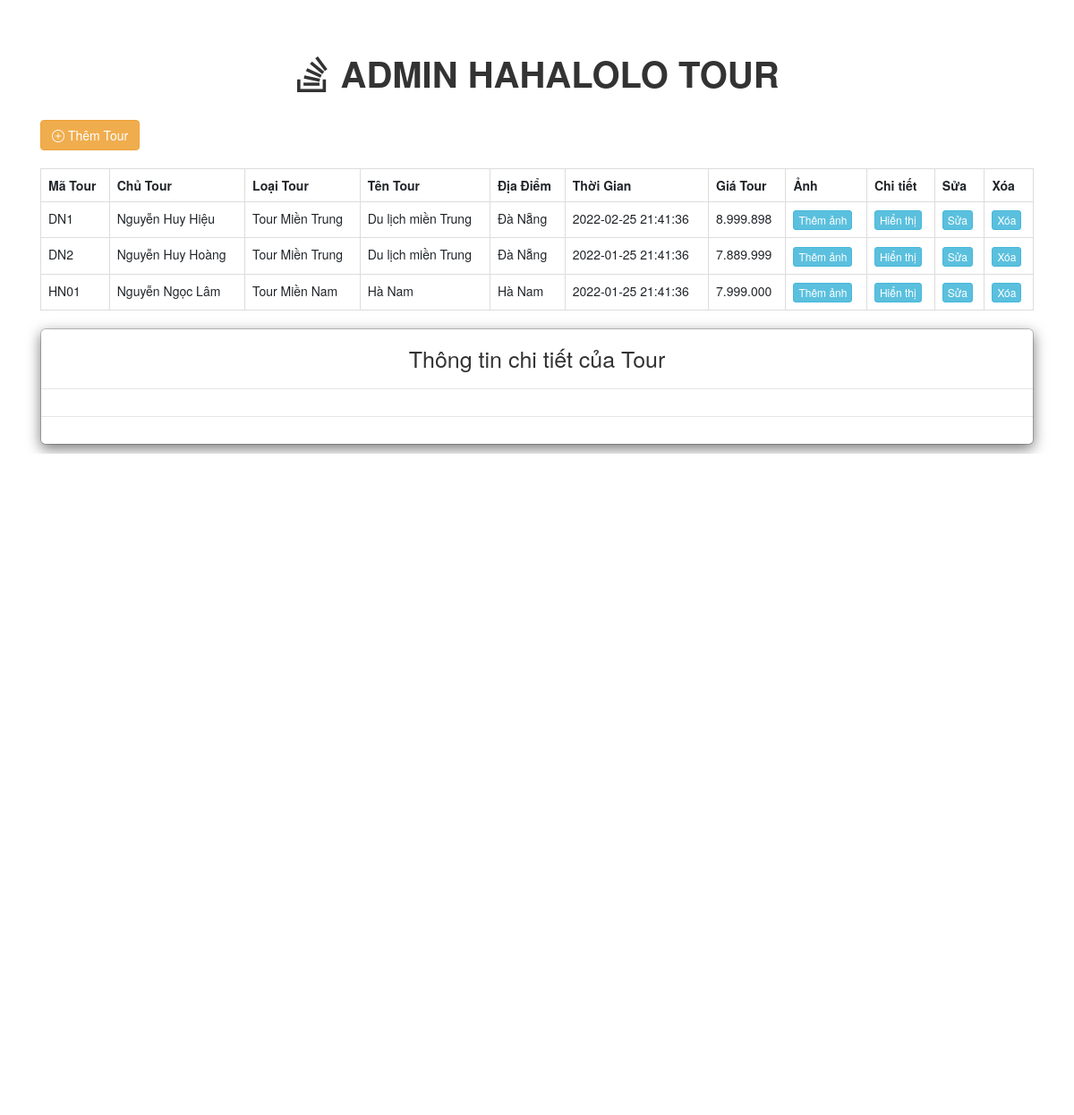
Screenshot of /Crud/index.php with the database file from the repository.
### tables this page shows
CREATE TABLE `db_thongtintour` (
  `ma_tour` varchar(255) NOT NULL,
  `chu_tour` varchar(255) NOT NULL,
  `loai_tour` varchar(255) NOT NULL,
  `ten_tour` varchar(255) NOT NULL,
  `dia_diem` varchar(255) NOT NULL,
  `thoi_gian` datetime NOT NULL,
  `gia_tour` char(15) NOT NULL,
  `mo_ta` text DEFAULT NULL
);

### Crud/index.php (the view, shortened to what this page needs)
<?php
    $connect = mysqli_connect("localhost", "root", "", "hahalolo_tour");
    $query = "SELECT * FROM db_thongtintour ORDER BY ma_tour ASC";
    $result = mysqli_query($connect, $query);
    ?>
<!DOCTYPE html>
<html>
<head>
     <link href="https://cdn.jsdelivr.net/npm/bootstrap@5.0.2/dist/css/bootstrap.min.css" rel="stylesheet">
     <link rel="stylesheet" href="https://maxcdn.bootstrapcdn.com/bootstrap/3.3.6/css/bootstrap.min.css" />
     <link rel="stylesheet" href="https://cdn.jsdelivr.net/npm/bootstrap-icons@1.7.2/font/bootstrap-icons.css">
</head>
<body>
     <br /><br />
     <div class="container">
          <h3 class="text-center " style="font-size: 40px; font-weight: 700;"> <i class="bi bi-stack-overflow"></i> ADMIN HAHALOLO TOUR</h3>
          <br />
          <div class="table-responsive">
               <div class="right">
                    <button type="button" name="add" id="add" data-toggle="modal" data-target="#add_data_Modal" class="btn btn-warning"><i class="bi bi-plus-circle"></i> Thêm Tour</button>
               </div>
               <br />
               <div id="employee_table">
                    <table class="table table-bordered">
                         <tr>
                              <th>Mã Tour</th>
                              <th>Chủ Tour</th>
                              <th>Loại Tour</th>
                              <th>Tên Tour</th>
                              <th>Địa Điểm</th>
                              <th>Thời Gian</th>
                              <th>Giá Tour</th>
                              <th>Ảnh</th>
                              <th>Chi tiết</th>
                              <th>Sửa</th>
                              <th>Xóa</th>
                         </tr>
                         <?php
                             while ($row = mysqli_fetch_array($result)) {
                             ?>
                              <tr>
                                   <td><?php echo $row["ma_tour"]; ?></td>
                                   <td><?php echo $row["chu_tour"]; ?></td>
                                   <td><?php echo $row["loai_tour"]; ?></td>
                                   <td><?php echo $row["ten_tour"]; ?></td>
                                   <td><?php echo $row["dia_diem"]; ?></td>
                                   <td><?php echo $row["thoi_gian"]; ?></td>
                                   <td><?php echo $row["gia_tour"]; ?></td>
                                   <td><button type="button" class="btn btn-info btn-xs" data-toggle="modal" data-target="#exampleModal" data-whatever="@getbootstrap">Thêm ảnh</button></td>
                                   <td><input type="button" name="view" value="Hiển thị" id="<?php echo $row["ma_tour"]; ?>" class="btn btn-info btn-xs view_data" /></td>
                                   <td><input type="button" name="edit" value="Sửa" id="<?php echo $row["ma_tour"]; ?>" class="btn btn-info btn-xs edit_data" /></td>
                                   <td><input type="submit" name="delete" value="Xóa" id="<?php echo $row["ma_tour"]; ?>" class="btn btn-info btn-xs delete_data" /></td>
                              </tr>
                         <?php
                             }
                             ?>
                    </table>
               </div>
          </div>
     </div>
     <div class="container">
          <div id="" class="">
               <div class="">
                    <div class="modal-content">
                         <div class="modal-header">
                              <h4 class="modal-title fs-1">Thông tin chi tiết của Tour</h4>
                         </div>
                         <div class="modal-body" id="employee_detail">
                         </div>
                         <div class="modal-footer">
                         </div>
                    </div>
               </div>
          </div>
     </div>
     <div class="carousel slide" data-bs-ride="carousel" style="margin-top: 10px;">
          <div class="carousel-inner">
               <div class="carousel-item active" data-bs-interval="10000">
                    <img src="./img/no-img.png" class="d-block w-100" alt="...">
               </div>
          </div>
          <button class="carousel-control-prev" type="button" data-bs-target="#carouselExampleInterval" data-bs-slide="prev">
               <span class="carousel-control-prev-icon" aria-hidden="true"></span>
          </button>
          <button class="carousel-control-next" type="button" data-bs-target="#carouselExampleInterval" data-bs-slide="next">
               <span class="carousel-control-next-icon" aria-hidden="true"></span>
          </button>
     </div>
</body>
</html>

### rows the page displays
db_thongtintour: ma_tour "DN1", chu_tour "Nguyễn Huy Hiệu", loai_tour "Tour Miền Trung", ten_tour "Du lịch miền Trung", dia_diem "Đà Nẵng", thoi_gian "2022-02-25 21:41:36", gia_tour "8.999.898"
db_thongtintour: ma_tour "DN2", chu_tour "Nguyễn Huy Hoàng", loai_tour "Tour Miền Trung", ten_tour "Du lịch miền Trung", dia_diem "Đà Nẵng", thoi_gian "2022-01-25 21:41:36", gia_tour "7.889.999"
db_thongtintour: ma_tour "HN01", chu_tour "Nguyễn Ngọc Lâm", loai_tour "Tour Miền Nam", ten_tour "Hà Nam", dia_diem "Hà Nam", thoi_gian "2022-01-25 21:41:36", gia_tour "7.999.000"
